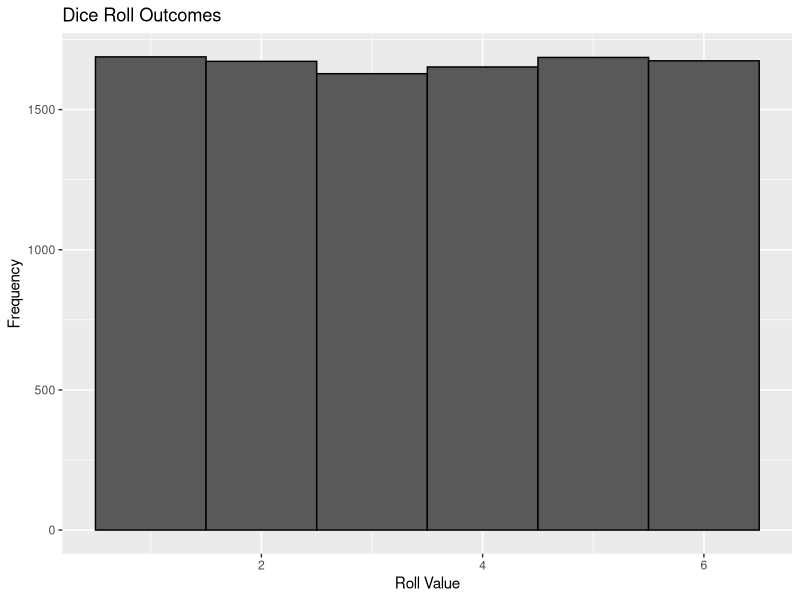

Generate this figure with R:
## ---- chunk 1
# Dice Simulation
dice = 1:6 # outcomes for dice
n = 10000 # number of samples

set.seed(8675309) # makes this reproducible

rolls = sample(
  dice, #samples from dice
  n, # takes n samples
  replace=TRUE # samples with replacement
)
## ---- chunk 2
#| label: fig-histogram
#| fig-cap: Outcome of 10,000 Dice Rolls
#| code-fold: true

library(ggplot2)

ggplot() + 
  aes(rolls) + 
  geom_histogram(
    color='black',
    bins=6
  ) + 
  ggtitle('Dice Roll Outcomes') +
  xlab('Roll Value') +
  ylab('Frequency')
## ---- chunk 3
# calculate mean outcome
mean(rolls)
## ---- chunk 4
#| echo: false
#| warning: false
library(tidyverse)
roll_outcome <- mean(rolls)
roll_error <- ((3.5-roll_outcome)/3.5) %>% scales::label_percent(accuracy=0.0001)()
